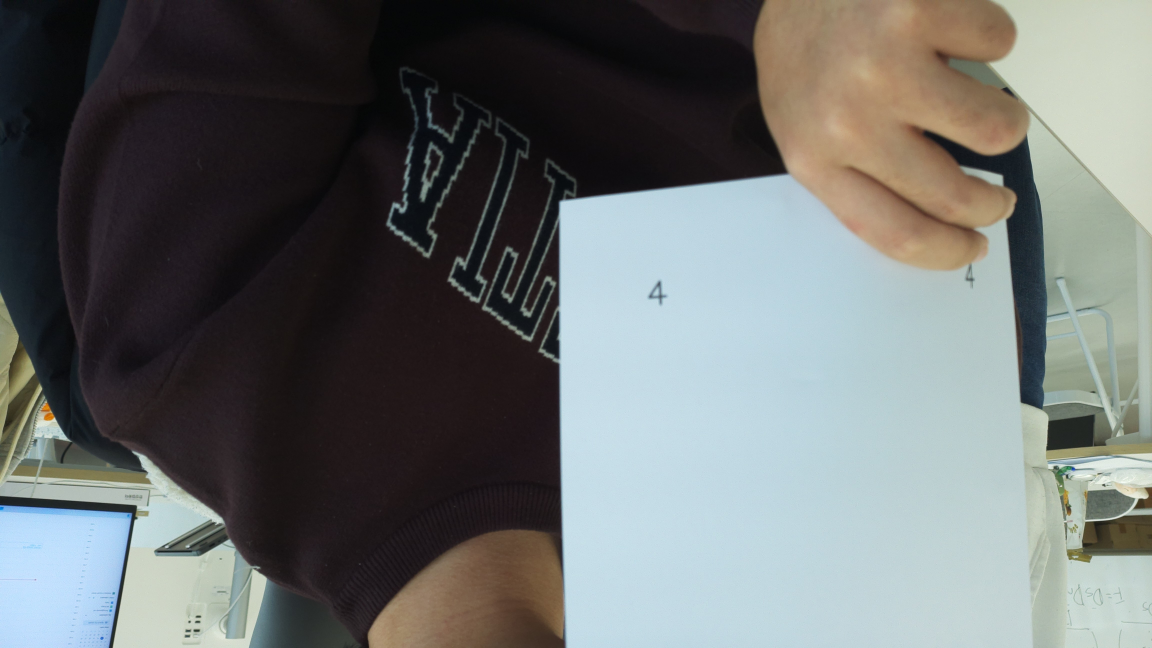
#> input picture raw_img.jpg, 4608 x 2592 px, found by its file name (shown at 1/4 size)
$ python cal_final_noCam.py
#> lines starting #> are read from the running program, lines starting #| are printed output that depends on the picture
#저장된 이미지를 불러와서 왜곡보정, 원근감보정 후 저장
import subprocess
import cv2
import numpy as np
import matplotlib.pyplot as plt

#2 왜곡보정
def undistort_image(image_path, camera_matrix, dist_coeffs, target_size=(640*3, 480*3)):
    # 원본 이미지 로드
#> called with image_path = '/home/userk/cal_img/raw/raw_img.jpg', camera_matrix = array of shape (3, 3), dist_coeffs = array of shape (5,), target_size = (1920, 1440)
    image = cv2.imread(image_path)
#> image is the input picture: shape (2592, 4608, 3); mean B, G, R 110.6, 111.7, 107.9
    if image is None:
        print(f"Error: Cannot load image at {image_path}")
        return None

    # 이미지 크기 변경 (640x480)
    image_resized = cv2.resize(image, target_size)
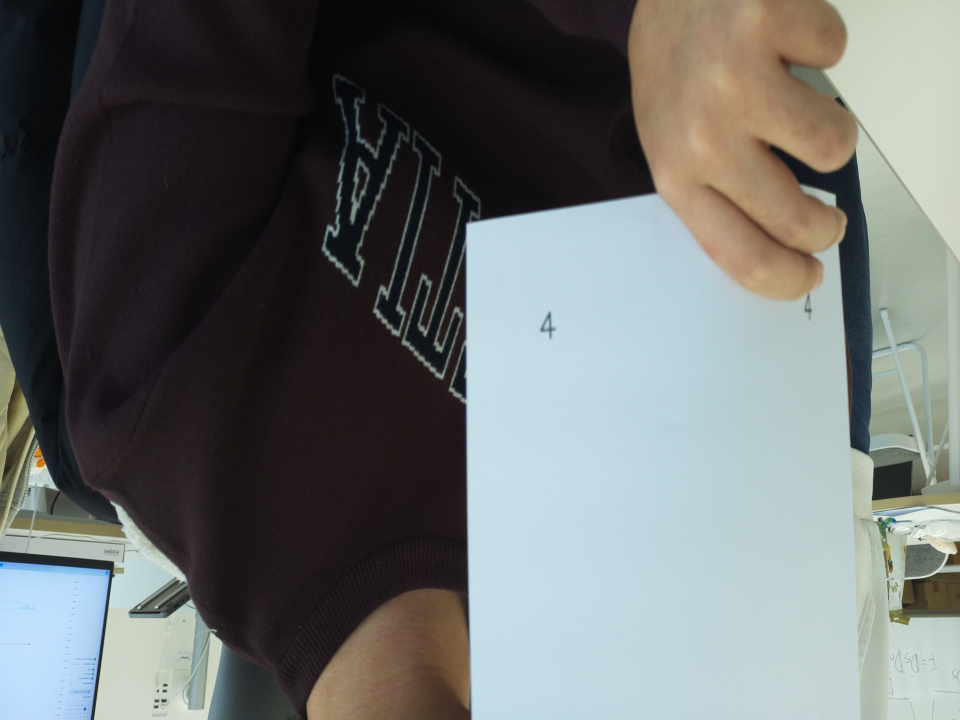
#> image_resized: shape (1440, 1920, 3) (shown at 1/2 size); mean B, G, R 110.5, 111.6, 107.8

    # 왜곡 보정
    h, w = image_resized.shape[:2]
#> h = 1440; w = 1920
    new_camera_matrix, roi = cv2.getOptimalNewCameraMatrix(camera_matrix, dist_coeffs, (w, h), 1, (w, h))
#> roi = (4, 9, 1909, 1423)
    undistorted_image = cv2.undistort(image_resized, camera_matrix, dist_coeffs, None, new_camera_matrix)
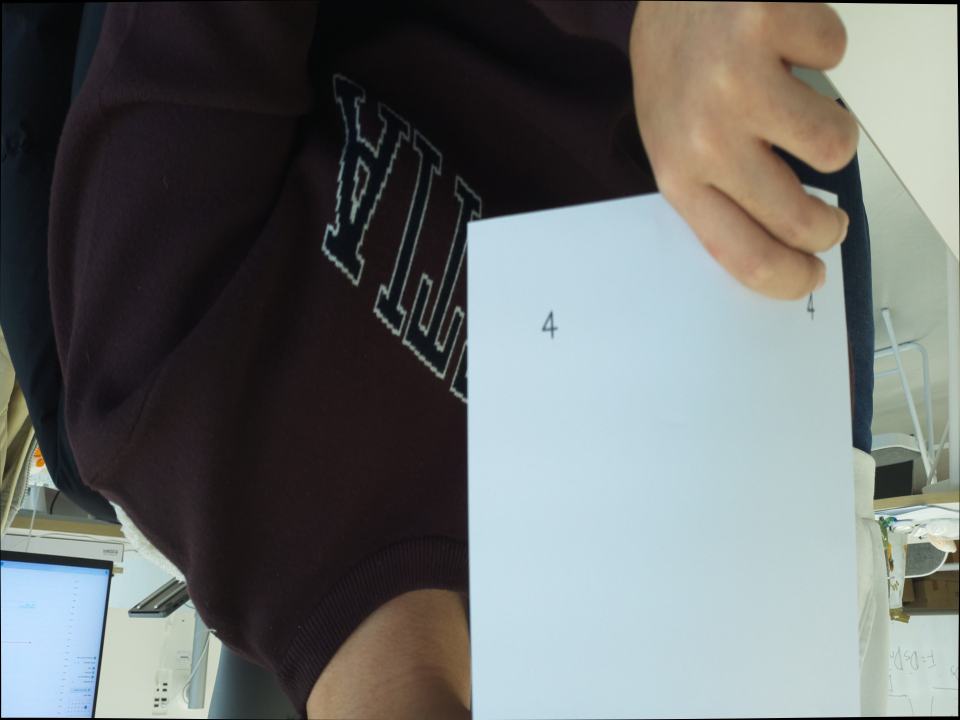
#> undistorted_image: shape (1440, 1920, 3) (shown at 1/2 size); mean B, G, R 109.7, 110.7, 107

    return undistorted_image

# MAIN: 실행
if __name__ == "__main__":
    # 카메라 매트릭스 및 왜곡 계수
    camera_matrix = np.array(
        [
            [1.90296778e+03, 0.00000000e+00, 9.62538876e+02],
            [0.00000000e+00, 1.90259449e+03, 6.99587164e+02],
            [0.00000000e+00, 0.00000000e+00, 1.00000000e+00]
        ]
    )

    dist_coeffs = np.array([-0.00159553,  0.25363958, -0.00156397,  0.00185892, -0.41956662])

    # 테스트 이미지 경로
    image_path = "/home/userk/cal_img/raw/raw_img.jpg"  # 촬영한 이미지 경로

    # 왜곡 보정
    undistorted = undistort_image(image_path, camera_matrix, dist_coeffs)

    if undistorted is not None:
        # 원근 보정 단계로 넘어가서 이미지 처리
        # 아루코 마커 검출
        gray = cv2.cvtColor(undistorted, cv2.COLOR_BGR2GRAY)
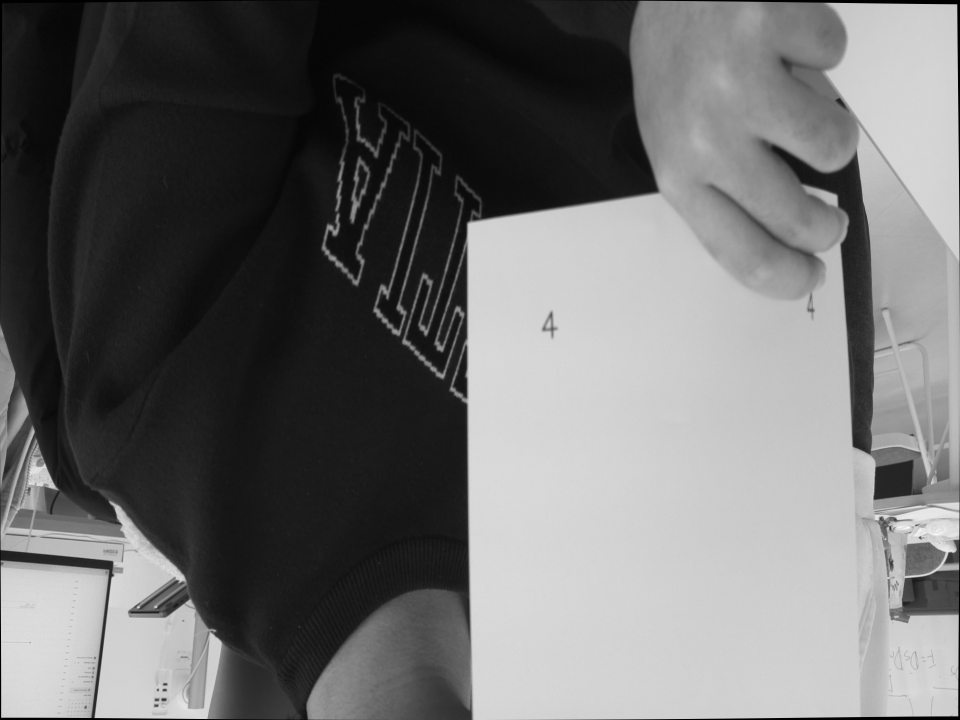
#> gray: shape (1440, 1920) (shown at 1/2 size); min 0, max 252, mean 109.5

        arUco_dict = cv2.aruco.getPredefinedDictionary(cv2.aruco.DICT_4X4_50)  # 아루코 사전 정의
        parameters = cv2.aruco.DetectorParameters()
        detector = cv2.aruco.ArucoDetector(arUco_dict, parameters)

        corners, ids, rejectedImgPoints = detector.detectMarkers(gray)
#> corners = (); ids = None; rejectedImgPoints = 15 items
        print(corners)
        print(ids)
#| None

        # 원하는 마커 ID 순서
        desired_ids = [12, 18, 27, 5]

        if ids is not None:
            marker_centers = []  # 마커 중심 좌표를 저장할 리스트

            # 아루코 표식이 인식되었을 경우
            for i in range(len(ids)):
                marker_id = ids[i][0]
                if marker_id in desired_ids:
                    # 각 마커의 중심 좌표 계산
                    marker_corners = corners[i][0]  # 4개의 모서리 좌표
                    center_x = np.mean(marker_corners[:, 0])  # x 좌표의 평균
                    center_y = np.mean(marker_corners[:, 1])  # y 좌표의 평균
                    print(f"Marker {marker_id} center: ({center_x}, {center_y})")

                    # 중심 좌표를 리스트에 추가
                    marker_centers.append([center_x, center_y])

            # 마커들의 순서를 desired_ids에 맞게 재정렬
            marker_centers_sorted = []
            for marker_id in desired_ids:
                for i, id in enumerate(ids):
                    if id[0] == marker_id:
                        marker_corners = corners[i][0]
                        center_x = np.mean(marker_corners[:, 0])
                        center_y = np.mean(marker_corners[:, 1])
                        marker_centers_sorted.append([center_x, center_y])
                        break

            # pts1을 마커의 중심 좌표들로 설정 (desired_ids 순서대로)
            if len(marker_centers_sorted) == 4:
                pts1 = np.array(marker_centers_sorted, dtype="float32")
                print(f"pts1 (marker centers): {pts1}")

                # 정면에서 본 이미지의 4개의 좌표 (임의로 설정한 예시)
                width = 1180  # 변환 후 출력 이미지의 너비
                height = 780  # 변환 후 출력 이미지의 높이
                pts2 = np.array([[0, 0], [width - 1, 0], [width - 1, height - 1], [0, height - 1]], dtype="float32")

                # 호모그래피 행렬 계산
                matrix, mask = cv2.findHomography(pts1, pts2)

                # 원근 변환 적용
                dst = cv2.warpPerspective(undistorted, matrix, (width, height))

                # 변환된 이미지 저장
                save_path = "/home/userk/cal_img/fin/fin_cal_img.jpg"
                cv2.imwrite(save_path, dst)
                print(f"Corrected image saved to {save_path}")
            else:
                print("Not enough markers detected to calculate perspective.")
        else:
            print("No ArUco markers detected.")

$ run again, with 01.jpg copied over raw_img.jpg
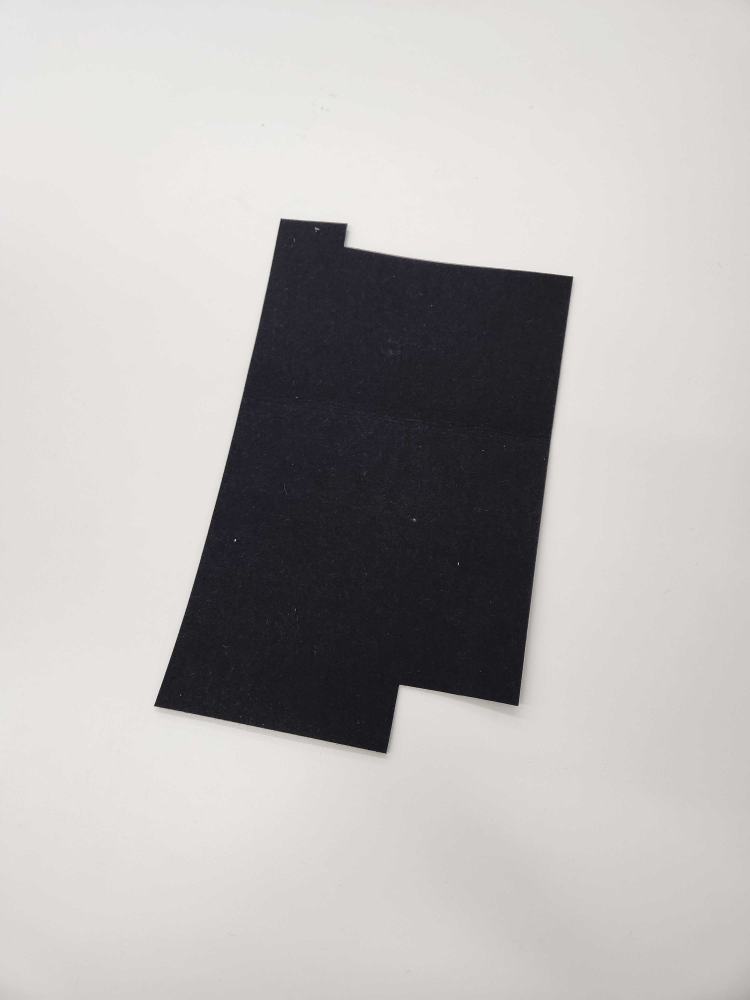
#> input picture 01.jpg, 3000 x 4000 px, found by its file name (shown at 1/4 size)
#> in undistort_image, image is the input picture: shape (4000, 3000, 3); mean B, G, R 179.9, 181.2, 184.1
#> in undistort_image, `image_resized = cv2.resize(image, target_size)`:
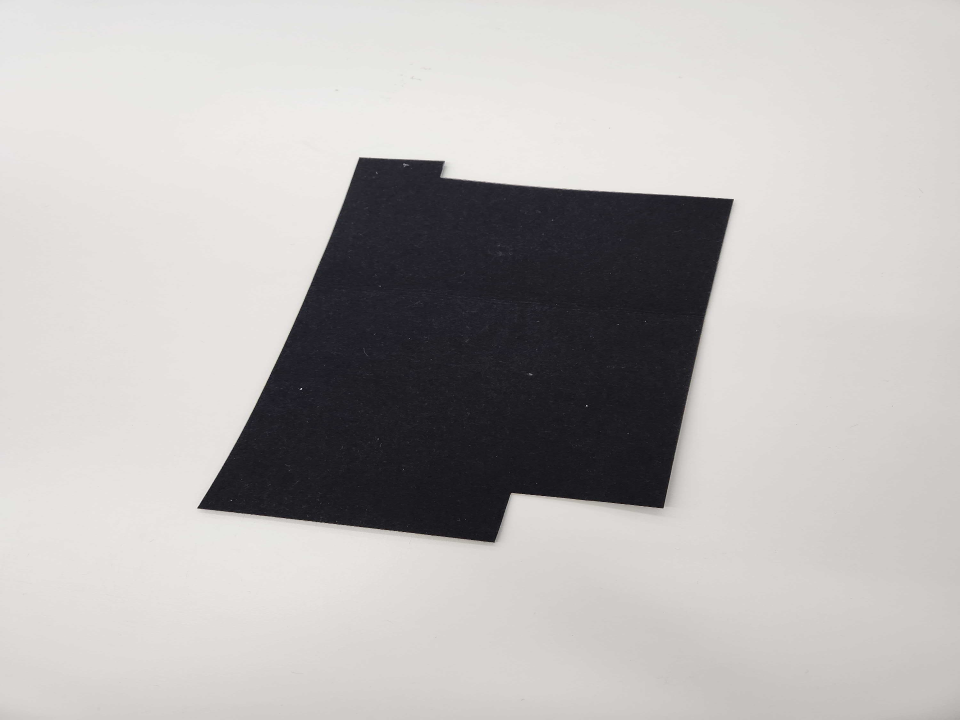
#> image_resized: shape (1440, 1920, 3) (shown at 1/2 size); mean B, G, R 179.9, 181.1, 184.1
#> corners = (); ids = None; rejectedImgPoints = ([[392, 1015], [719, 313], [1472, 397], [1331, 1016]],)
#| None
